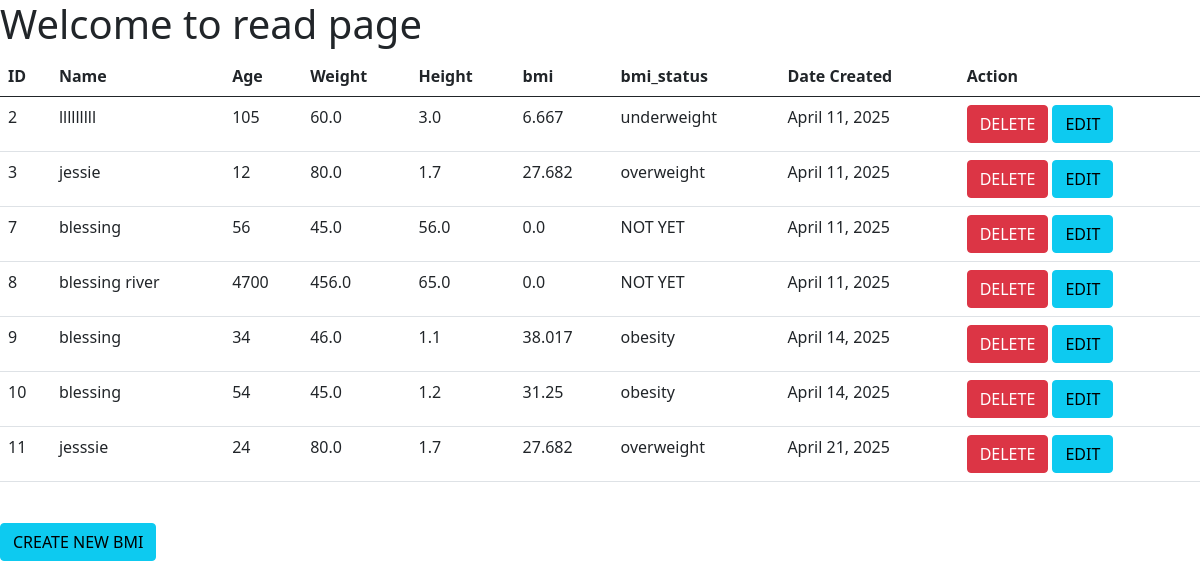
The page / on the database its author committed.
### BMIapp/models.py (models this page shows, shortened)
class BMI(models.Model):
    name = models.CharField(max_length=45)
    age = models.IntegerField()
    weight = models.FloatField()
    height = models.FloatField()
    bmi = models.FloatField(default=0)
    bmi_status = models.CharField(max_length=30, default="NOT YET")
    date = models.DateField(auto_now_add=True)

### BMIapp/views.py (the view)
# urls.py: path('', views.read, name='readpage'),
def read(request):
    all_bmi = BMI.objects.all()
    return render(request, 'read.html', context={"all_objs": all_bmi})

### templates/read.html (shortened to what this page needs)
<!DOCTYPE html>
<html lang="en">
<head>
    <link href="https://cdn.jsdelivr.net/npm/bootstrap@5.0.2/dist/css/bootstrap.min.css" rel="stylesheet"
>
</head>
<body>
             <marquee><h1> Welcome to read page</h1></marquee>
             <table class="table">
  <thead>
    <tr>
      <th scope="col">ID</th>
      <th scope="col">Name</th>
      <th scope="col">Age</th>
      <th scope="col">Weight</th>
       <th scope="col">Height</th>
       <th scope="col">bmi</th>
        <th scope="col">bmi_status</th>
        <th scope="col">Date Created</th>
        <th scope="col">Action</th>
    </tr>
  </thead>
  <tbody>
  {% for i in all_objs %}
    <tr>
      <td> {{ i.id }} </td>
      <td> {{ i.name }}  </td>
      <td>  {{ i.age }} </td>
        <td>  {{ i.weight }} </td>
        <td>  {{ i.height }} </td>
        <td>  {{ i.bmi }} </td>
        <td>  {{ i.bmi_status }} </td>
        <td>  {{ i.date }} </td>
         <td>
             <a href="{% url 'deletepage' i.id %}" class="btn btn-danger">DELETE</a>
             <a href="{% url 'updatepage' i.id %}" class="btn btn-info">EDIT</a>
         </td>
    </tr>
  {% endfor %}
  </tbody>
</table><br>
<h3><a href="{% url 'createpage' %}" class="btn btn-info">CREATE NEW BMI</a></h3>
<br><br>
</body>
</html>

### rows shown on the page
BMI: id "2", name "lllllllll", age "105", weight "60.0", height "3.0", bmi "6.667", bmi_status "underweight", date "April 11, 2025"
BMI: id "3", name "jessie", age "12", weight "80.0", height "1.7", bmi "27.682", bmi_status "overweight", date "April 11, 2025"
BMI: id "7", name "blessing", age "56", weight "45.0", height "56.0", bmi "0.0", bmi_status "NOT YET", date "April 11, 2025"
BMI: id "8", name "blessing river", age "4700", weight "456.0", height "65.0", bmi "0.0", bmi_status "NOT YET", date "April 11, 2025"
BMI: id "9", name "blessing", age "34", weight "46.0", height "1.1", bmi "38.017", bmi_status "obesity", date "April 14, 2025"
BMI: id "10", name "blessing", age "54", weight "45.0", height "1.2", bmi "31.25", bmi_status "obesity", date "April 14, 2025"
BMI: id "11", name "jesssie", age "24", weight "80.0", height "1.7", bmi "27.682", bmi_status "overweight", date "April 21, 2025"
